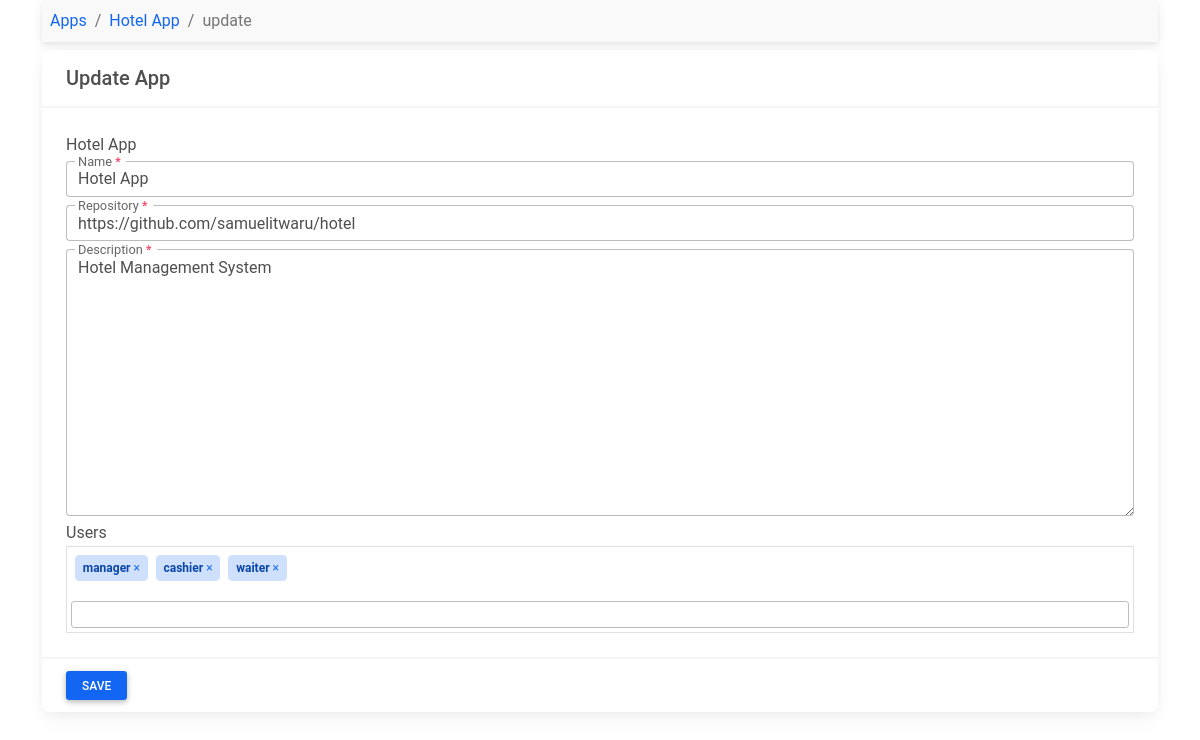
The app's page /apps/7/update/, older data.
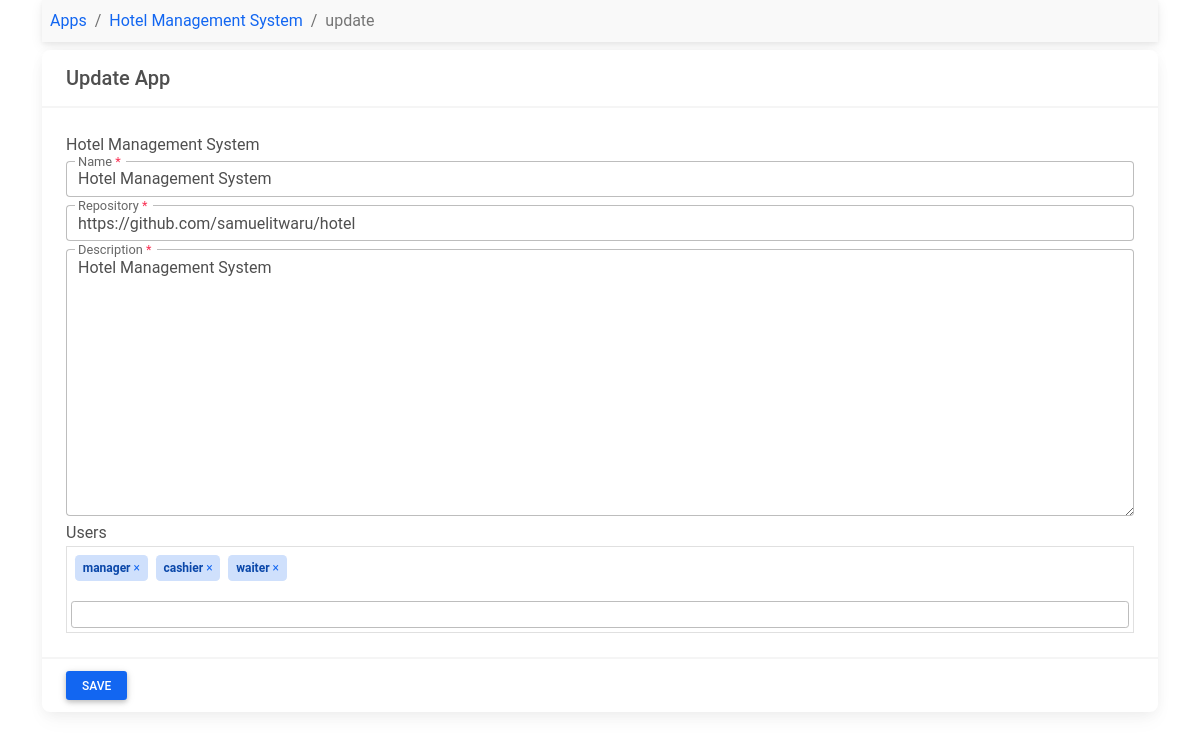
The same page, newer data.
### core/models.py (models this page shows)
class TimeStampedModel(models.Model):
	created_at = models.DateTimeField(auto_now_add=True, null=True)
	updated_at = models.DateTimeField(auto_now=True, null=True)
	class Meta:
		abstract = True

class App(TimeStampedModel):
    name = models.CharField(max_length=64)
    description = models.CharField(max_length=512)
    repository = models.URLField()
    link = models.URLField()
    class Meta:
        ordering = ['-id']
    def __str__(self):
        return self.name

### core/views/app.py (the view, shortened to what this page needs)
# urls.py: path('apps/<int:id>/update/', update_app, name='update_app'),
def update_app(request, id):
    app = App.objects.get(id=id)
    app.users = [user.name for user in app.appuser_set.all()]
    print(app.appuser_set.all())
    print(app.users)
    update_app_form = UpdateAppForm(app=app, data={
        'name':app.name,
        'repository':app.repository,
        'description':app.description,
        'users':','.join(app.users),
    })
    context = {
        'update_app_form': update_app_form,
        'app': app,
    }
    return render(request, 'app/update-app.html', context)

### core/forms/app.py
class UpdateAppForm(forms.Form):
    name = forms.CharField()
    repository = forms.CharField()
    description = forms.CharField(widget=forms.Textarea)
    users = forms.CharField(widget=forms.Textarea, required=False)
    def __init__(self, app, *args, **kwargs):
        super().__init__(*args, **kwargs)
        self.app = app
    def clean(self):
        if self.app:
            cleaned_data = super().clean()
            print(cleaned_data)
            users = cleaned_data["users"]
            self.cleaned_data['users'] = []
            print('>>>>>>>>>>>>>', users)
            print('hello')
            if users:
                users = users.split(',')
                for user in  users:
                    user, created = AppUser.objects.get_or_create(app=self.app, name=user)
                    self.cleaned_data['users'].append(user)

### core/models.py (called while the page is built)
    def __str__(self):
        return self.name

### core/templates/app/update-app.html (shortened to what this page needs)
{% extends 'base.html' %}
{% load static %}
{% load app_tags %}
{% block body %}
<div class="container">
    <nav class="justify-content-between navbar navbar-expand-sm navbar-light bg-light p-2">
        <nav class="breadcrumb">
            <a class="breadcrumb-item" href="{% url 'core:get_apps' %}">Apps</a>
            <a class="breadcrumb-item" href="{% url 'core:get_app' id=app.id %}">{{app.name}}</a>
            <span class="breadcrumb-item active">update</span>
        </nav>
    </nav>
    <form class="my-2" method="POST" action="{% url 'core:update_app' id=app.id %}"
        align="left">
        <div class="card">
            <div class="card-header">
                <h5 class="modal-title" id="exampleModalLabel">Update App</h5>
            </div>
            <div class="card-body">
                {{ update_app_form.app }}
                {% render_field update_app_form.name class='form-control' %}
                {% render_field update_app_form.repository class='form-control' %}
                {% render_field update_app_form.description class='form-control' %}
                {% include 'helpers/multiple-input.html' with name='users' label='Users' elements=app.users %}
            </div>
            <div class="card-footer">
                <button type="submit" class="btn btn-primary btn-sm">Save</button>
            </div>
        </div>
    </form>
</div>
{% endblock %}

Row changes from the older to the newer data that the page shows:
changed App: name "Hotel App" → "Hotel Management System"; app "Hotel App" → "Hotel Management System"
Text that changed along with them:
form field name: "Hotel App" → "Hotel Management System"
